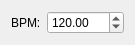
<?xml version="1.0" encoding="UTF-8"?>
<ui version="4.0">
 <class>MetronomeBlockEditor</class>
 <widget class="QWidget" name="MetronomeBlockEditor">
  <property name="geometry">
   <rect>
    <x>0</x>
    <y>0</y>
    <width>117</width>
    <height>40</height>
   </rect>
  </property>
  <property name="windowTitle">
   <string>MetronomeBlockEditor</string>
  </property>
  <layout class="QVBoxLayout" name="verticalLayout">
   <item>
    <layout class="QFormLayout" name="formLayout">
     <property name="fieldGrowthPolicy">
      <enum>QFormLayout::AllNonFixedFieldsGrow</enum>
     </property>
     <property name="labelAlignment">
      <set>Qt::AlignRight|Qt::AlignTrailing|Qt::AlignVCenter</set>
     </property>
     <item row="0" column="0">
      <widget class="QLabel" name="label">
       <property name="text">
        <string>BPM:</string>
       </property>
      </widget>
     </item>
     <item row="0" column="1">
      <widget class="QDoubleSpinBox" name="sb_bpm">
       <property name="minimum">
        <double>0.100000000000000</double>
       </property>
       <property name="maximum">
        <double>10000.000000000000000</double>
       </property>
       <property name="value">
        <double>120.000000000000000</double>
       </property>
      </widget>
     </item>
    </layout>
   </item>
  </layout>
 </widget>
 <resources/>
 <connections/>
</ui>
